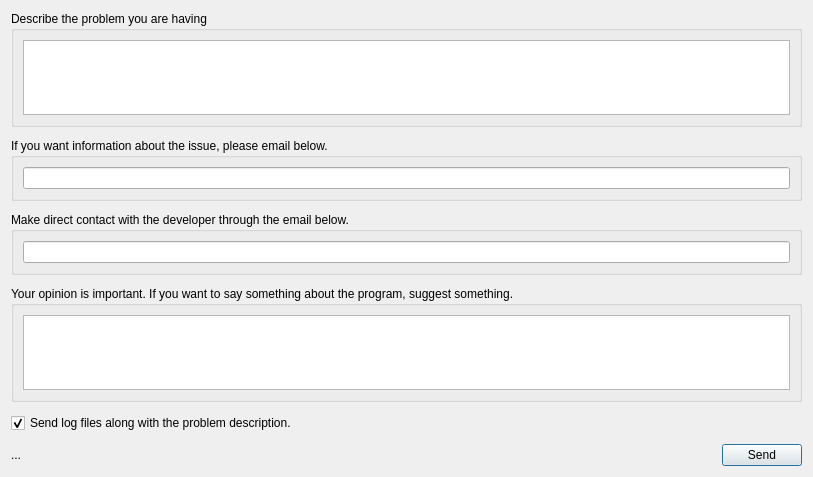
<?xml version="1.0" encoding="UTF-8"?>
<ui version="4.0">
 <class>Dialog</class>
 <widget class="QDialog" name="Dialog">
  <property name="geometry">
   <rect>
    <x>0</x>
    <y>0</y>
    <width>813</width>
    <height>477</height>
   </rect>
  </property>
  <property name="windowTitle">
   <string>Error reporting</string>
  </property>
  <property name="windowIcon">
   <iconset>
    <normaloff>../images/movies.png</normaloff>../images/movies.png</iconset>
  </property>
  <layout class="QVBoxLayout" name="verticalLayout_2">
   <property name="spacing">
    <number>11</number>
   </property>
   <item>
    <widget class="QGroupBox" name="groupBox">
     <property name="sizePolicy">
      <sizepolicy hsizetype="Preferred" vsizetype="Preferred">
       <horstretch>0</horstretch>
       <verstretch>1</verstretch>
      </sizepolicy>
     </property>
     <property name="title">
      <string>Describe the problem you are having</string>
     </property>
     <layout class="QVBoxLayout" name="verticalLayout">
      <item>
       <widget class="QPlainTextEdit" name="userIssue"/>
      </item>
     </layout>
    </widget>
   </item>
   <item>
    <widget class="QGroupBox" name="groupBox_3">
     <property name="title">
      <string>If you want information about the issue, please email below.</string>
     </property>
     <layout class="QVBoxLayout" name="verticalLayout_4">
      <item>
       <widget class="QLineEdit" name="userEmail"/>
      </item>
     </layout>
    </widget>
   </item>
   <item>
    <widget class="QGroupBox" name="groupBox_4">
     <property name="title">
      <string>Make direct contact with the developer through the email below.</string>
     </property>
     <layout class="QVBoxLayout" name="verticalLayout_5">
      <item>
       <widget class="QLineEdit" name="developerEmail"/>
      </item>
     </layout>
    </widget>
   </item>
   <item>
    <widget class="QGroupBox" name="groupBox_2">
     <property name="sizePolicy">
      <sizepolicy hsizetype="Preferred" vsizetype="Preferred">
       <horstretch>0</horstretch>
       <verstretch>1</verstretch>
      </sizepolicy>
     </property>
     <property name="title">
      <string>Your opinion is important. If you want to say something about the program, suggest something.</string>
     </property>
     <layout class="QVBoxLayout" name="verticalLayout_3">
      <item>
       <widget class="QPlainTextEdit" name="userOpinion"/>
      </item>
     </layout>
    </widget>
   </item>
   <item>
    <widget class="QCheckBox" name="logSend">
     <property name="text">
      <string>Send log files along with the problem description.</string>
     </property>
     <property name="checked">
      <bool>true</bool>
     </property>
    </widget>
   </item>
   <item>
    <layout class="QHBoxLayout" name="horizontalLayout">
     <item>
      <widget class="QLabel" name="infoSendEmail">
       <property name="text">
        <string>...</string>
       </property>
      </widget>
     </item>
     <item>
      <widget class="QPushButton" name="btnSendEmail">
       <property name="sizePolicy">
        <sizepolicy hsizetype="Fixed" vsizetype="Fixed">
         <horstretch>0</horstretch>
         <verstretch>0</verstretch>
        </sizepolicy>
       </property>
       <property name="text">
        <string>Send</string>
       </property>
      </widget>
     </item>
    </layout>
   </item>
  </layout>
 </widget>
 <resources/>
 <connections/>
</ui>
